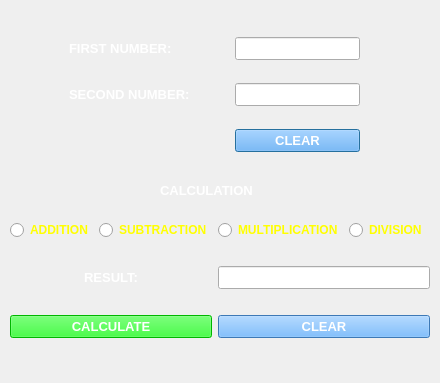
<?xml version="1.0" encoding="UTF-8"?>
<ui version="4.0">
 <class>Dialog</class>
 <widget class="QDialog" name="Dialog">
  <property name="geometry">
   <rect>
    <x>0</x>
    <y>0</y>
    <width>440</width>
    <height>383</height>
   </rect>
  </property>
  <property name="sizePolicy">
   <sizepolicy hsizetype="Fixed" vsizetype="Fixed">
    <horstretch>0</horstretch>
    <verstretch>0</verstretch>
   </sizepolicy>
  </property>
  <property name="windowTitle">
   <string>Dialog</string>
  </property>
  <widget class="QLabel" name="label">
   <property name="geometry">
    <rect>
     <x>160</x>
     <y>180</y>
     <width>133</width>
     <height>20</height>
    </rect>
   </property>
   <property name="font">
    <font>
     <pointsize>10</pointsize>
     <weight>75</weight>
     <bold>true</bold>
    </font>
   </property>
   <property name="styleSheet">
    <string notr="true">color: rgb(255,255,255);</string>
   </property>
   <property name="text">
    <string>CALCULATION</string>
   </property>
  </widget>
  <widget class="QWidget" name="">
   <property name="geometry">
    <rect>
     <x>30</x>
     <y>20</y>
     <width>371</width>
     <height>151</height>
    </rect>
   </property>
   <layout class="QGridLayout" name="gridLayout">
    <item row="0" column="0">
     <widget class="QLabel" name="First">
      <property name="sizePolicy">
       <sizepolicy hsizetype="Fixed" vsizetype="Fixed">
        <horstretch>0</horstretch>
        <verstretch>0</verstretch>
       </sizepolicy>
      </property>
      <property name="font">
       <font>
        <pointsize>10</pointsize>
        <weight>75</weight>
        <bold>true</bold>
       </font>
      </property>
      <property name="styleSheet">
       <string notr="true">color: rgb(255,255,255);</string>
      </property>
      <property name="text">
       <string>FIRST NUMBER:</string>
      </property>
      <property name="buddy">
       <cstring>First_lineEdit</cstring>
      </property>
     </widget>
    </item>
    <item row="0" column="1">
     <widget class="QLineEdit" name="First_lineEdit">
      <property name="sizePolicy">
       <sizepolicy hsizetype="Fixed" vsizetype="Fixed">
        <horstretch>0</horstretch>
        <verstretch>0</verstretch>
       </sizepolicy>
      </property>
      <property name="font">
       <font>
        <pointsize>10</pointsize>
        <weight>75</weight>
        <bold>true</bold>
       </font>
      </property>
     </widget>
    </item>
    <item row="1" column="0">
     <widget class="QLabel" name="Second">
      <property name="sizePolicy">
       <sizepolicy hsizetype="Fixed" vsizetype="Fixed">
        <horstretch>0</horstretch>
        <verstretch>0</verstretch>
       </sizepolicy>
      </property>
      <property name="font">
       <font>
        <pointsize>10</pointsize>
        <weight>75</weight>
        <bold>true</bold>
       </font>
      </property>
      <property name="styleSheet">
       <string notr="true">color: rgb(255,255,255);</string>
      </property>
      <property name="text">
       <string>SECOND NUMBER:</string>
      </property>
      <property name="buddy">
       <cstring>Second_lineEdit</cstring>
      </property>
     </widget>
    </item>
    <item row="1" column="1">
     <widget class="QLineEdit" name="Second_lineEdit">
      <property name="sizePolicy">
       <sizepolicy hsizetype="Fixed" vsizetype="Fixed">
        <horstretch>0</horstretch>
        <verstretch>0</verstretch>
       </sizepolicy>
      </property>
      <property name="font">
       <font>
        <pointsize>10</pointsize>
        <weight>75</weight>
        <bold>true</bold>
       </font>
      </property>
     </widget>
    </item>
    <item row="2" column="1">
     <widget class="QPushButton" name="Clear1">
      <property name="sizePolicy">
       <sizepolicy hsizetype="Preferred" vsizetype="Fixed">
        <horstretch>0</horstretch>
        <verstretch>0</verstretch>
       </sizepolicy>
      </property>
      <property name="font">
       <font>
        <pointsize>10</pointsize>
        <weight>75</weight>
        <bold>true</bold>
       </font>
      </property>
      <property name="styleSheet">
       <string notr="true">background-color: rgb(85, 170, 255);
color: rgb(255, 255, 255);</string>
      </property>
      <property name="text">
       <string>CLEAR</string>
      </property>
     </widget>
    </item>
   </layout>
  </widget>
  <widget class="QWidget" name="">
   <property name="geometry">
    <rect>
     <x>10</x>
     <y>200</y>
     <width>420</width>
     <height>161</height>
    </rect>
   </property>
   <layout class="QGridLayout" name="gridLayout_2">
    <item row="0" column="0">
     <widget class="QRadioButton" name="addbtn">
      <property name="font">
       <font>
        <pointsize>9</pointsize>
        <weight>75</weight>
        <bold>true</bold>
       </font>
      </property>
      <property name="styleSheet">
       <string notr="true">color: rgb(255, 255, 0);</string>
      </property>
      <property name="text">
       <string>ADDITION</string>
      </property>
     </widget>
    </item>
    <item row="0" column="1">
     <widget class="QRadioButton" name="subbtn">
      <property name="font">
       <font>
        <pointsize>9</pointsize>
        <weight>75</weight>
        <bold>true</bold>
       </font>
      </property>
      <property name="styleSheet">
       <string notr="true">color: rgb(255, 255, 0);</string>
      </property>
      <property name="text">
       <string>SUBTRACTION</string>
      </property>
     </widget>
    </item>
    <item row="0" column="2">
     <widget class="QRadioButton" name="mulbtn">
      <property name="font">
       <font>
        <pointsize>9</pointsize>
        <weight>75</weight>
        <bold>true</bold>
       </font>
      </property>
      <property name="styleSheet">
       <string notr="true">color: rgb(255, 255, 0);</string>
      </property>
      <property name="text">
       <string>MULTIPLICATION</string>
      </property>
     </widget>
    </item>
    <item row="0" column="3">
     <widget class="QRadioButton" name="divbtn">
      <property name="font">
       <font>
        <pointsize>9</pointsize>
        <weight>75</weight>
        <bold>true</bold>
       </font>
      </property>
      <property name="styleSheet">
       <string notr="true">color: rgb(255, 255, 0);</string>
      </property>
      <property name="text">
       <string>DIVISION</string>
      </property>
     </widget>
    </item>
    <item row="1" column="0" colspan="2">
     <widget class="QLabel" name="result">
      <property name="sizePolicy">
       <sizepolicy hsizetype="Preferred" vsizetype="Fixed">
        <horstretch>0</horstretch>
        <verstretch>0</verstretch>
       </sizepolicy>
      </property>
      <property name="font">
       <font>
        <pointsize>10</pointsize>
        <weight>75</weight>
        <bold>true</bold>
       </font>
      </property>
      <property name="layoutDirection">
       <enum>Qt::LeftToRight</enum>
      </property>
      <property name="styleSheet">
       <string notr="true">color: rgb(255,255,255);</string>
      </property>
      <property name="text">
       <string>RESULT:</string>
      </property>
      <property name="alignment">
       <set>Qt::AlignCenter</set>
      </property>
     </widget>
    </item>
    <item row="1" column="2" colspan="2">
     <widget class="QLineEdit" name="resultline">
      <property name="sizePolicy">
       <sizepolicy hsizetype="Preferred" vsizetype="Fixed">
        <horstretch>0</horstretch>
        <verstretch>0</verstretch>
       </sizepolicy>
      </property>
      <property name="font">
       <font>
        <pointsize>10</pointsize>
        <weight>75</weight>
        <bold>true</bold>
       </font>
      </property>
     </widget>
    </item>
    <item row="2" column="0" colspan="2">
     <widget class="QPushButton" name="calculate">
      <property name="sizePolicy">
       <sizepolicy hsizetype="Preferred" vsizetype="Fixed">
        <horstretch>0</horstretch>
        <verstretch>0</verstretch>
       </sizepolicy>
      </property>
      <property name="font">
       <font>
        <pointsize>10</pointsize>
        <weight>75</weight>
        <bold>true</bold>
       </font>
      </property>
      <property name="styleSheet">
       <string notr="true">background-color: rgb(0, 255, 0);
color: rgb(255, 255, 255);</string>
      </property>
      <property name="text">
       <string>CALCULATE</string>
      </property>
     </widget>
    </item>
    <item row="2" column="2" colspan="2">
     <widget class="QPushButton" name="clear2">
      <property name="sizePolicy">
       <sizepolicy hsizetype="Preferred" vsizetype="Fixed">
        <horstretch>0</horstretch>
        <verstretch>0</verstretch>
       </sizepolicy>
      </property>
      <property name="font">
       <font>
        <pointsize>10</pointsize>
        <weight>75</weight>
        <bold>true</bold>
       </font>
      </property>
      <property name="styleSheet">
       <string notr="true">background-color: rgb(85, 170, 255);
color: rgb(255, 255, 255);</string>
      </property>
      <property name="text">
       <string>CLEAR</string>
      </property>
     </widget>
    </item>
   </layout>
  </widget>
 </widget>
 <resources/>
 <connections>
  <connection>
   <sender>Clear1</sender>
   <signal>clicked()</signal>
   <receiver>Second_lineEdit</receiver>
   <slot>clear()</slot>
   <hints>
    <hint type="sourcelabel">
     <x>368</x>
     <y>135</y>
    </hint>
    <hint type="destinationlabel">
     <x>381</x>
     <y>87</y>
    </hint>
   </hints>
  </connection>
  <connection>
   <sender>Clear1</sender>
   <signal>clicked()</signal>
   <receiver>First_lineEdit</receiver>
   <slot>clear()</slot>
   <hints>
    <hint type="sourcelabel">
     <x>325</x>
     <y>134</y>
    </hint>
    <hint type="destinationlabel">
     <x>342</x>
     <y>39</y>
    </hint>
   </hints>
  </connection>
 </connections>
</ui>
